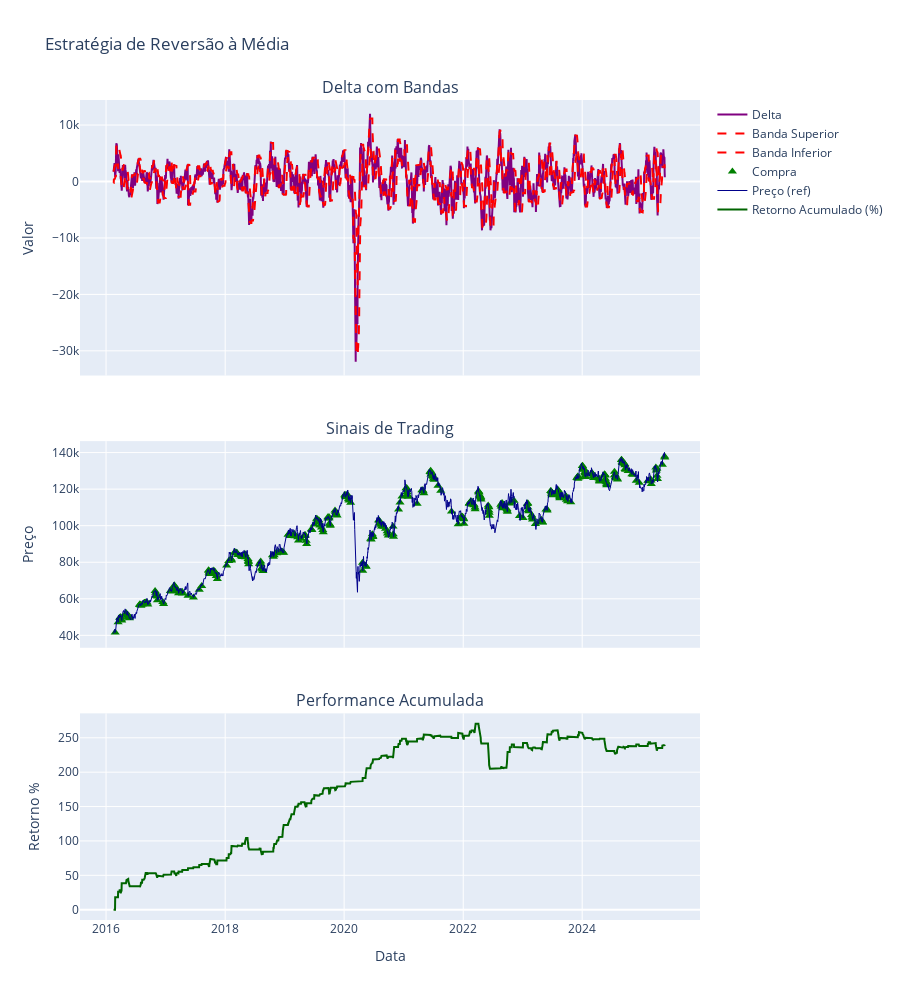

Notebook source saved alongside this figure:
### Code cell
def executar_analise_completa(df):
    """
    Executa análise completa da estratégia com base na normalidade

    Parâmetros:
    - df: Dataframe
    
    Retorna:
    - DataFrame com análise completa
    """
    
    # Executar estratégia melhorada
    df_resultado = estrategia_melhorada(
        df, 
        janela=10, 
        percentil=5,
        alvo_dias=5
    )
    
    # Analisar performance
    analisar_performance(df_resultado)

    # Plotar resultados
    plotar_estrategia_comparativa(df_resultado)
    

    return df_resultado


df = executar_analise_completa(df)

### Figure 1 — Plotly figure (JSON) as saved in the notebook; plotly's stock layout.template omitted (floating-point values rounded to 4 significant figures; data arrays with more than 128 entries replaced by an {"elided": "..."} marker saying what was removed)
{"data": [{"line": {"color": "purple"}, "name": "Delta", "type": "scatter", "x": {"elided": "2301 str values"}, "xaxis": "x", "y": {"elided": "2301 float values"}, "yaxis": "y"}, {"line": {"color": "red", "dash": "dash"}, "name": "Banda Superior", "type": "scatter", "x": {"elided": "2301 str values"}, "xaxis": "x", "y": {"elided": "2301 float values"}, "yaxis": "y"}, {"line": {"color": "red", "dash": "dash"}, "name": "Banda Inferior", "type": "scatter", "x": {"elided": "2301 str values"}, "xaxis": "x", "y": {"elided": "2301 float values"}, "yaxis": "y"}, {"marker": {"color": "green", "size": 8, "symbol": "triangle-up"}, "mode": "markers", "name": "Compra", "type": "scatter", "x": {"elided": "368 str values"}, "xaxis": "x2", "y": {"elided": "368 int values"}, "yaxis": "y2"}, {"line": {"color": "darkblue", "width": 1}, "name": "Preço (ref)", "type": "scatter", "x": {"elided": "2301 str values"}, "xaxis": "x2", "y": {"elided": "2301 int values"}, "yaxis": "y2"}, {"line": {"color": "darkgreen", "width": 2}, "name": "Retorno Acumulado (%)", "type": "scatter", "x": {"elided": "2301 str values"}, "xaxis": "x3", "y": {"elided": "2301 float values"}, "yaxis": "y3"}], "layout": {"annotations": [{"font": {"size": 16}, "showarrow": false, "text": "Delta com Bandas", "x": 0.5, "xanchor": "center", "xref": "paper", "y": 1, "yanchor": "bottom", "yref": "paper"}, {"font": {"size": 16}, "showarrow": false, "text": "Sinais de Trading", "x": 0.5, "xanchor": "center", "xref": "paper", "y": 0.584, "yanchor": "bottom", "yref": "paper"}, {"font": {"size": 16}, "showarrow": false, "text": "Performance Acumulada", "x": 0.5, "xanchor": "center", "xref": "paper", "y": 0.252, "yanchor": "bottom", "yref": "paper"}], "height": 1000, "showlegend": true, "title": {"text": "Estratégia de Reversão à Média"}, "xaxis": {"anchor": "y", "domain": [0, 1], "matches": "x3", "showticklabels": false}, "xaxis2": {"anchor": "y2", "domain": [0, 1], "matches": "x3", "showticklabels": false}, "xaxis3": {"anchor": "y3", "domain": [0, 1], "title": {"text": "Data"}}, "yaxis": {"anchor": "x", "domain": [0.664, 1], "title": {"text": "Valor"}}, "yaxis2": {"anchor": "x2", "domain": [0.332, 0.584], "title": {"text": "Preço"}}, "yaxis3": {"anchor": "x3", "domain": [0, 0.252], "title": {"text": "Retorno %"}}}}
